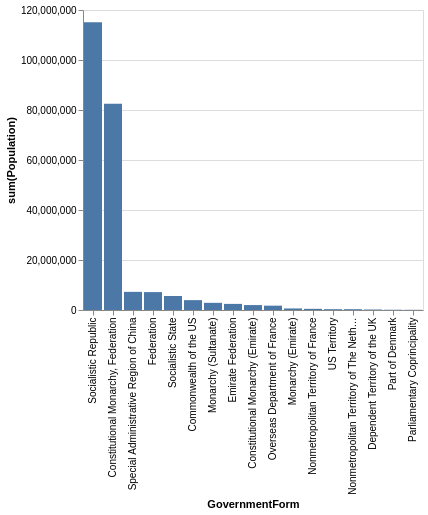

Vega-Lite specification for this chart:
### Vega-Lite specification from a JSON file in a GitHub repository (floating-point values rounded to 4 significant figures)
{"data": {"values": [{"x_data": "Socialistic Republic", "y_data": 115072000}, {"x_data": "Constitutional Monarchy, Federation", "y_data": 82516000}, {"x_data": "Special Administrative Region of China", "y_data": 7255000}, {"x_data": "Federation", "y_data": 7160400}, {"x_data": "Socialistic State", "y_data": 5605000}, {"x_data": "Commonwealth of the US", "y_data": 3947000}, {"x_data": "Monarchy (Sultanate)", "y_data": 2870000}, {"x_data": "Emirate Federation", "y_data": 2441000}, {"x_data": "Constitutional Monarchy (Emirate)", "y_data": 1972000}, {"x_data": "Overseas Department of France", "y_data": 1731000}, {"x_data": "Monarchy (Emirate)", "y_data": 617000}, {"x_data": "Nonmetropolitan Territory of France", "y_data": 464000}, {"x_data": "US Territory", "y_data": 329000}, {"x_data": "Nonmetropolitan Territory of The Netherlands", "y_data": 320000}, {"x_data": "Dependent Territory of the UK", "y_data": 193050}, {"x_data": "Part of Denmark", "y_data": 99000}, {"x_data": "Parliamentary Coprincipality", "y_data": 78000}]}, "mark": "bar", "encoding": {"x": {"field": "x_data", "type": "nominal", "title": "GovernmentForm", "sort": {"op": "sum", "field": "y_data", "order": "descending"}}, "y": {"field": "y_data", "type": "quantitative", "title": "sum(Population)"}}}
